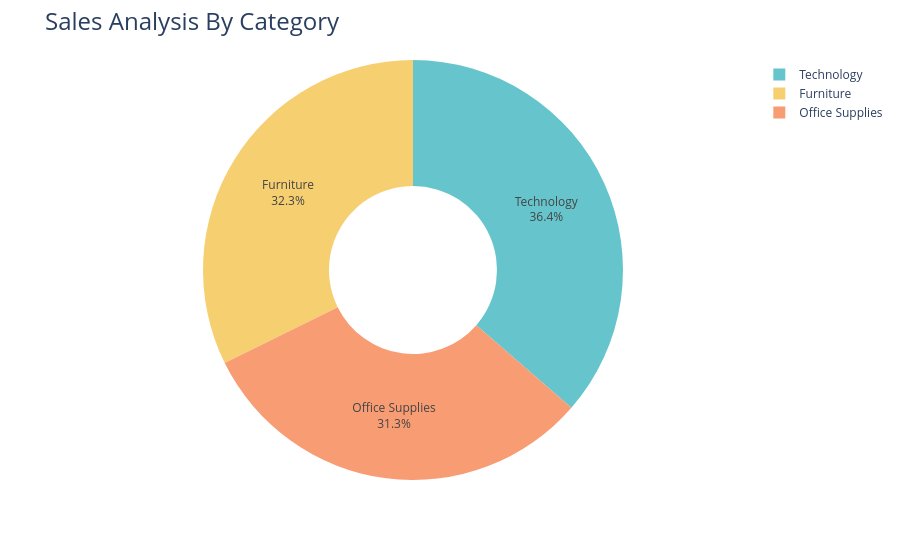

Notebook code cell kept with this figure:
### Code cell
fig = px.pie(sales_by_category,
              names = 'Category',
              values = 'Sales',
              hole = 0.4,
              color_discrete_sequence = px.colors.qualitative.Pastel)
fig.update_traces(textposition='inside',textinfo='percent+label')
fig.update_layout(title_text='Sales Analysis By Category', title_font=dict(size=24))
fig.show()

### Figure 1 — Plotly figure (JSON) as saved in the notebook; plotly's stock layout.template omitted (floating-point values rounded to 4 significant figures)
{"data": [{"domain": {"x": [0, 1], "y": [0, 1]}, "hole": 0.4, "hovertemplate": "Category=%{label}<br>Sales=%{value}<extra></extra>", "labels": ["Furniture", "Office Supplies", "Technology"], "legendgroup": "", "name": "", "showlegend": true, "textinfo": "percent+label", "textposition": "inside", "type": "pie", "values": [742000.0, 719000.0, 836200.0]}], "layout": {"legend": {"tracegroupgap": 0}, "margin": {"t": 60}, "piecolorway": ["rgb(102, 197, 204)", "rgb(246, 207, 113)", "rgb(248, 156, 116)", "rgb(220, 176, 242)", "rgb(135, 197, 95)", "rgb(158, 185, 243)", "rgb(254, 136, 177)", "rgb(201, 219, 116)", "rgb(139, 224, 164)", "rgb(180, 151, 231)", "rgb(179, 179, 179)"], "title": {"font": {"size": 24}, "text": "Sales Analysis By Category"}}}
